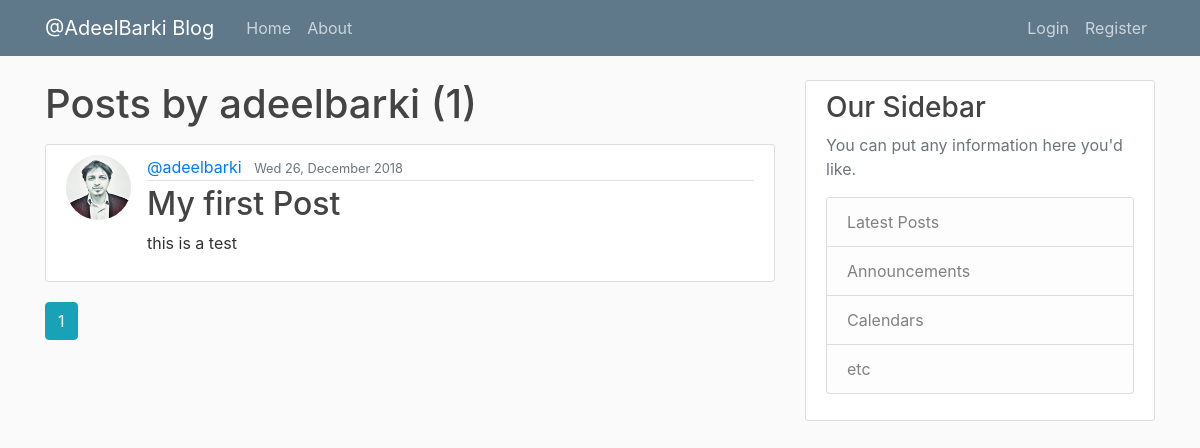
The page /user/adeelbarki on the database as committed earlier.
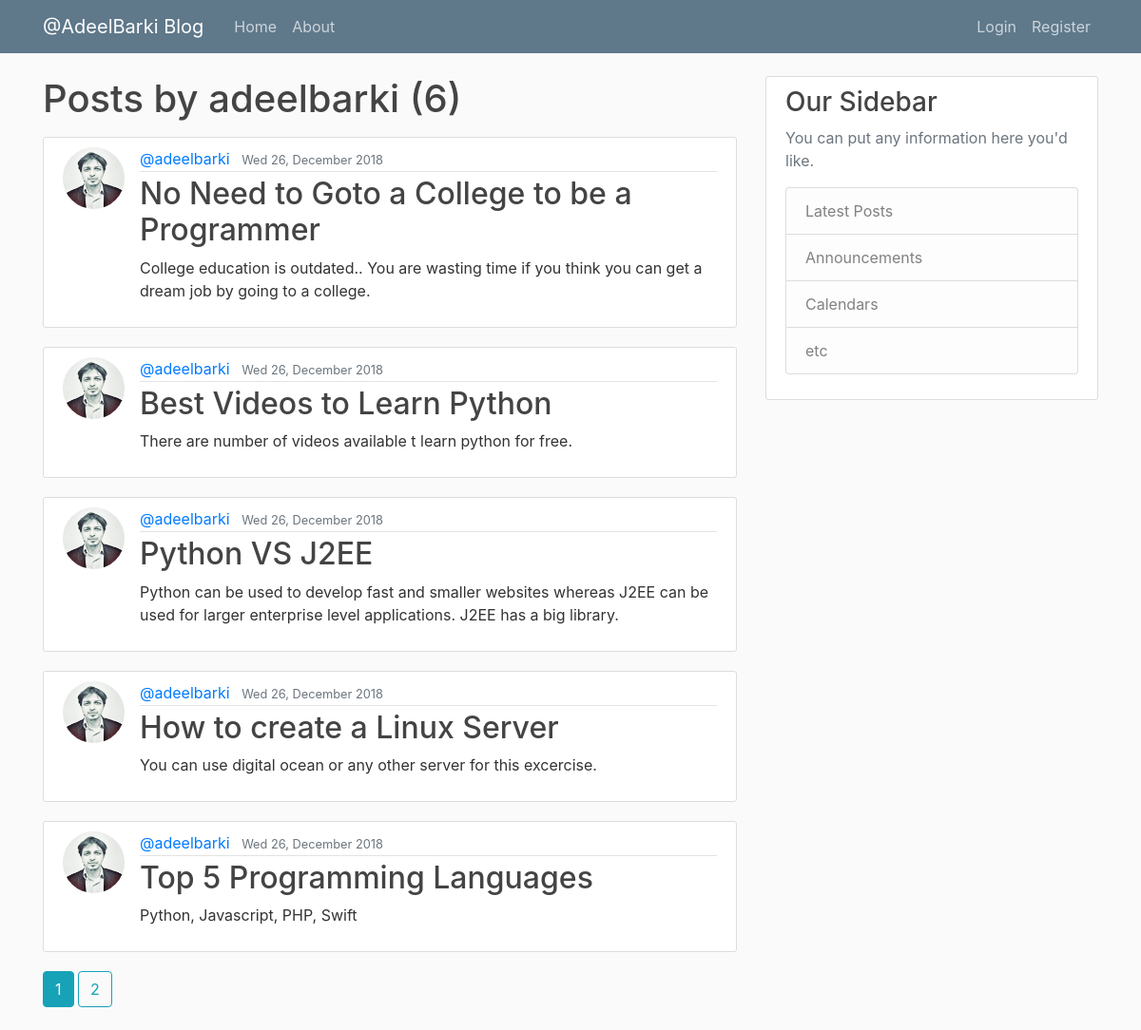
The same page on the database as committed later.
### blog/models.py (models this page shows, shortened)
class User(db.Model, UserMixin):
    id = db.Column(db.Integer, primary_key=True)
    username = db.Column(db.String(20), unique=True, nullable=False)
    email = db.Column(db.String(120), unique=True, nullable=False)
    image_file = db.Column(db.String(20), nullable=False, default='default.jpg')
    password = db.Column(db.String(60), nullable=False)
    posts = db.relationship('Post', backref='author', lazy=True)

class Post(db.Model):
    id = db.Column(db.Integer, primary_key=True)
    title = db.Column(db.String(100), nullable=False)
    date_posted = db.Column(db.DateTime, nullable=False, default=datetime.utcnow)
    content = db.Column(db.Text, nullable=False)
    user_id = db.Column(db.Integer, db.ForeignKey('user.id'), nullable=False)

### blog/routes.py (the view)
@app.route('/user/<string:username>')
def user_posts(username):
    page = request.args.get('page', 1, type=int)
    user = User.query.filter_by(username=username).first_or_404()
    posts = Post.query.filter_by(author=user)\
        .order_by(Post.date_posted.desc())\
        .paginate(page=page, per_page=5)
    return render_template('user_posts.html', posts=posts, user=user)

### blog/templates/user_posts.html
{% extends "layout.html" %}
{% block content %}
    <h1 class="mb-3">Posts by {{ user.username }} ({{ posts.total }})</h1>
    {% for post in posts.items %}
        <article class="media content-section">
            <img src="{{url_for('static', filename='profile_pics/' + post.author.image_file)}}"
             class="rounded-circle article-img">
        <div class="media-body">
            <div class="article-metadata">
            <a class="mr-2" href="{{ url_for('user_posts', username=post.author.username)}}">@{{ post.author.username }}</a>
            <small class="text-muted">{{ post.date_posted.strftime('%a %d, %B %Y') }}</small>
            </div>
            <h2><a class="article-title" href="{{ url_for('post', post_id=post.id)}}">{{ post.title }}</a></h2>
            <p class="article-content">{{ post.content }}</p>
        </div>
        </article>
    {% endfor %}
    {% for page_num in posts.iter_pages(left_edge=1, right_edge=1, left_current=1, right_current=2) %}
        {% if page_num %}
            {% if posts.page == page_num %}
                <a class="btn btn-info mb-4" href="{{ url_for('user_posts', username=user.username,page=page_num)}}">{{ page_num }}</a>
            {% else %}
            <a class="btn btn-outline-info mb-4" href="{{ url_for('user_posts', username=user.username, page=page_num)}}">{{ page_num }}</a>
            {% endif %}
        {% else %}
            ...
        {% endif %}
    {% endfor %}
{% endblock content %}

### blog/templates/layout.html (shortened to what this page needs)
<!DOCTYPE html>
<html lang="en">
<head>
    <link rel="stylesheet" href="https://maxcdn.bootstrapcdn.com/bootstrap/4.0.0/css/bootstrap.min.css">
    <link rel="stylesheet" type="text/css" href="{{ url_for('static', filename='main.css') }}">
</head>
<body>
        <header class="site-header">
                <nav class="navbar navbar-expand-md navbar-dark bg-steel fixed-top">
                  <div class="container">
                    <a class="navbar-brand mr-4" href="/">@AdeelBarki Blog</a>
                    <div class="collapse navbar-collapse" id="navbarToggle">
                      <div class="navbar-nav mr-auto">
                        <a class="nav-item nav-link" href="{{url_for('home')}}">Home</a>
                        <a class="nav-item nav-link" href="{{url_for('about')}}">About</a>
                      </div>
                      <div class="navbar-nav">
                        {% if current_user.is_authenticated %}
                          <a class="nav-item nav-link" href="{{url_for('new_post')}}">New Post</a>
                          <a class="nav-item nav-link" href="{{url_for('account')}}">Account</a>
                          <a class="nav-item nav-link" href="{{url_for('logout')}}">Logout</a>
                        {% else %}
                          <a class="nav-item nav-link" href="{{url_for('login')}}">Login</a>
                          <a class="nav-item nav-link" href="{{url_for('register')}}">Register</a>
                        {% endif %}
                      </div>
                    </div>
                  </div>
                </nav>
              </header>
              <main role="main" class="container">
                    <div class="row">
                      <div class="col-md-8">
                        {% block content %}{% endblock %}
                      </div>
                      <div class="col-md-4">
                        <div class="content-section">
                          <h3>Our Sidebar</h3>
                          <p class='text-muted'>You can put any information here you'd like.
                            <ul class="list-group">
                              <li class="list-group-item list-group-item-light">Latest Posts</li>
                              <li class="list-group-item list-group-item-light">Announcements</li>
                              <li class="list-group-item list-group-item-light">Calendars</li>
                              <li class="list-group-item list-group-item-light">etc</li>
                            </ul>
                          </p>
                        </div>
                      </div>
                    </div>
                  </main>
</body>
</html>

### blog/static/main.css (style rules this page uses)
body { background: #fafafa; color: #333333; margin-top: 5rem; }
h1, h2, h3, h4, h5, h6 { color: #444444; }
.bg-steel { background-color: #5f788a; }
.site-header .navbar-nav .nav-link { color: #cbd5db; }
.content-section { background: #ffffff; padding: 10px 20px; border: 1px solid #dddddd; border-radius: 3px; margin-bottom: 20px; }
.article-title { color: #444444; }
.article-content { white-space: pre-line; }
.article-img { height: 65px; width: 65px; margin-right: 16px; }
.article-metadata { padding-bottom: 1px; margin-bottom: 4px; border-bottom: 1px solid #e3e3e3 }

Rows that differ between the two databases and show on the page:
no longer on this page (row unchanged): Post: image_file (picture), author.username "adeelbarki", date_posted "Wed 26, December 2018", title "My first Post", content "this is a test"
added Post: image_file (picture), author.username "adeelbarki", date_posted "Wed 26, December 2018", title "No Need to Goto a College to be a Programmer", content "College education is outdated.. You are wasting time if you think you can get a dream job by going to a college."
added Post: image_file (picture), author.username "adeelbarki", date_posted "Wed 26, December 2018", title "Best Videos to Learn Python", content "There are number of videos available t learn python for free."
added Post: image_file (picture), author.username "adeelbarki", date_posted "Wed 26, December 2018", title "Python VS J2EE", content "Python can be used to develop fast and smaller websites whereas J2EE can be used for larger enterprise level applications. J2EE has a big library."
added Post: image_file (picture), author.username "adeelbarki", date_posted "Wed 26, December 2018", title "How to create a Linux Server", content "You can use digital ocean or any other server for this excercise."
added Post: image_file (picture), author.username "adeelbarki", date_posted "Wed 26, December 2018", title "Top 5 Programming Languages", content "Python, Javascript, PHP, Swift"
Other text that changed with them:
{{ posts.total }}: "1" → "6"
new list line: "2"
